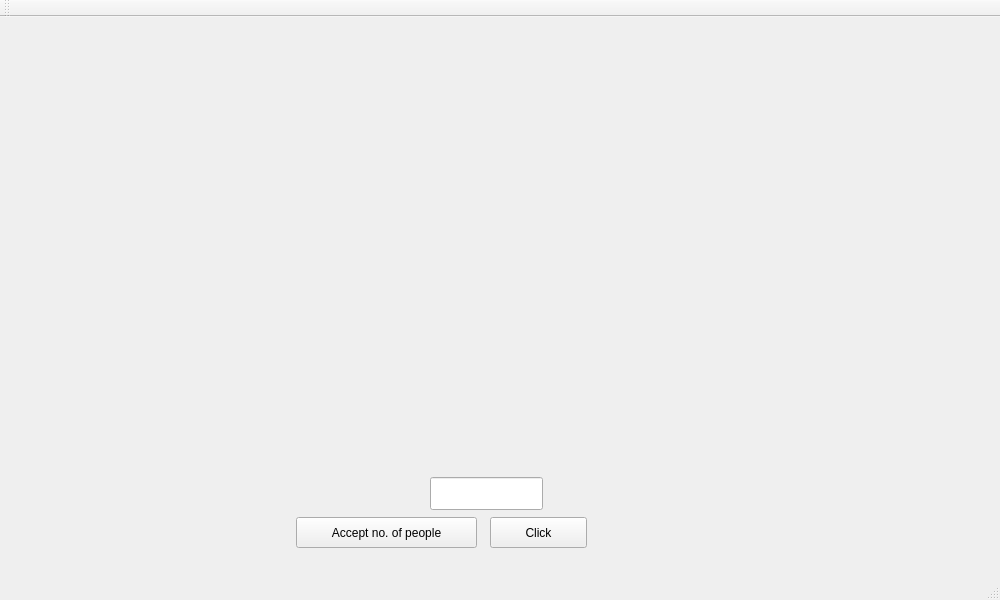
<?xml version="1.0" encoding="UTF-8"?>
<ui version="4.0">
 <class>MainWindow</class>
 <widget class="QMainWindow" name="MainWindow">
  <property name="geometry">
   <rect>
    <x>0</x>
    <y>0</y>
    <width>1000</width>
    <height>600</height>
   </rect>
  </property>
  <property name="minimumSize">
   <size>
    <width>1000</width>
    <height>600</height>
   </size>
  </property>
  <property name="maximumSize">
   <size>
    <width>1000</width>
    <height>600</height>
   </size>
  </property>
  <property name="windowTitle">
   <string>MainWindow</string>
  </property>
  <widget class="QWidget" name="centralWidget">
   <widget class="QLineEdit" name="lineEdit">
    <property name="geometry">
     <rect>
      <x>430</x>
      <y>460</y>
      <width>113</width>
      <height>33</height>
     </rect>
    </property>
   </widget>
   <widget class="QPushButton" name="pushButton">
    <property name="geometry">
     <rect>
      <x>296</x>
      <y>500</y>
      <width>181</width>
      <height>31</height>
     </rect>
    </property>
    <property name="text">
     <string>Accept no. of people</string>
    </property>
   </widget>
   <widget class="QLabel" name="label">
    <property name="geometry">
     <rect>
      <x>570</x>
      <y>410</y>
      <width>421</width>
      <height>21</height>
     </rect>
    </property>
    <property name="text">
     <string/>
    </property>
   </widget>
   <widget class="QLabel" name="label_2">
    <property name="geometry">
     <rect>
      <x>570</x>
      <y>440</y>
      <width>421</width>
      <height>21</height>
     </rect>
    </property>
    <property name="text">
     <string/>
    </property>
   </widget>
   <widget class="QLabel" name="label_3">
    <property name="geometry">
     <rect>
      <x>570</x>
      <y>470</y>
      <width>421</width>
      <height>21</height>
     </rect>
    </property>
    <property name="text">
     <string/>
    </property>
   </widget>
   <widget class="QPushButton" name="pushButton_2">
    <property name="geometry">
     <rect>
      <x>490</x>
      <y>500</y>
      <width>97</width>
      <height>31</height>
     </rect>
    </property>
    <property name="text">
     <string>Click</string>
    </property>
   </widget>
  </widget>
  <widget class="QMenuBar" name="menuBar">
   <property name="geometry">
    <rect>
     <x>0</x>
     <y>0</y>
     <width>1000</width>
     <height>27</height>
    </rect>
   </property>
  </widget>
  <widget class="QToolBar" name="mainToolBar">
   <attribute name="toolBarArea">
    <enum>TopToolBarArea</enum>
   </attribute>
   <attribute name="toolBarBreak">
    <bool>false</bool>
   </attribute>
  </widget>
  <widget class="QStatusBar" name="statusBar"/>
 </widget>
 <layoutdefault spacing="6" margin="11"/>
 <resources/>
 <connections/>
</ui>
